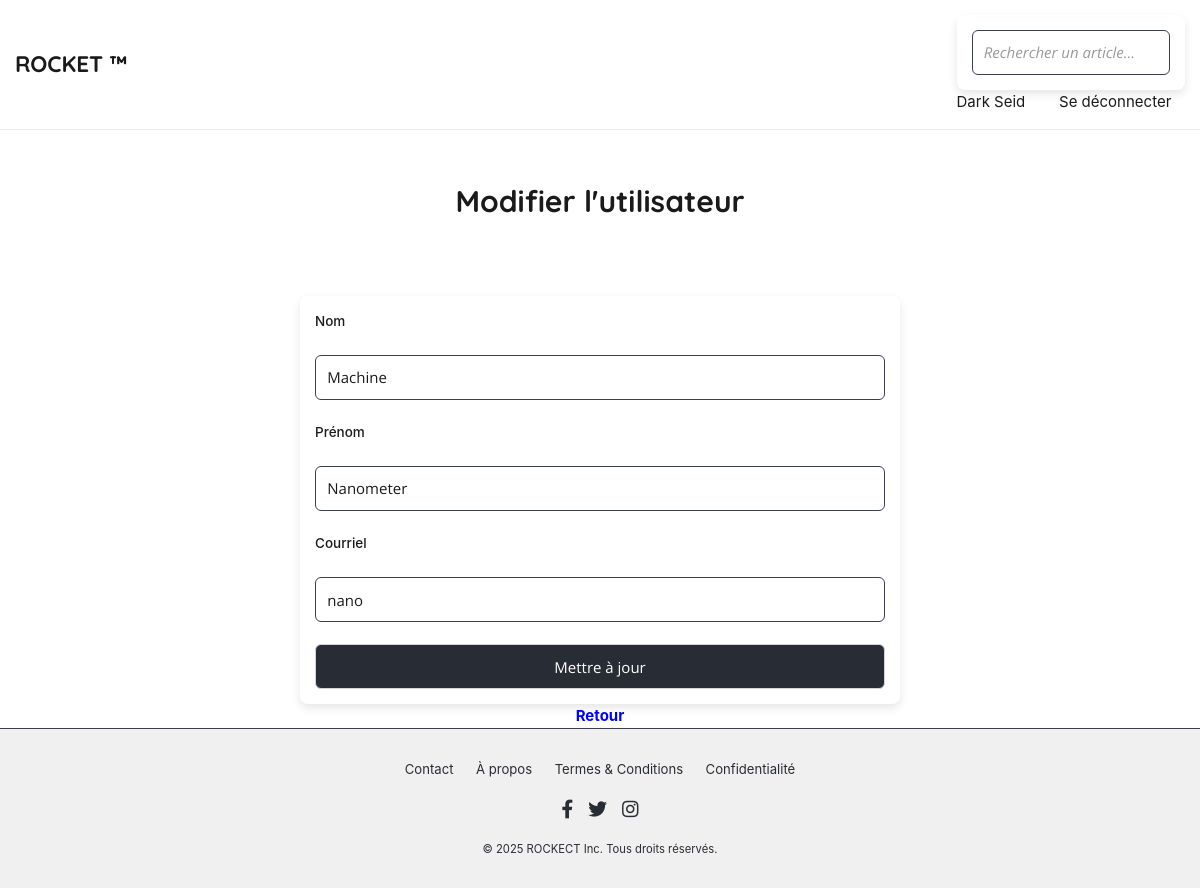
Page /utilisateurs/modifier/2 (signed in) on the committed database.
### tables this page shows
CREATE TABLE utilisateurs (
    id INTEGER PRIMARY KEY AUTOINCREMENT,
    nom TEXT NOT NULL,
    prenom TEXT NOT NULL,
    courriel TEXT UNIQUE NOT NULL,
    avatar_id VARCHAR(32),
    mot_de_passe_hash TEXT NOT NULL,
    mot_de_passe_salt TEXT NOT NULL

);

### app.py (the view, shortened to what this page needs)
@app.route('/utilisateurs/modifier/<int:user_id>', methods=["GET", "POST"])
def modify_user(user_id):
    if 'user_id' not in session:
        return redirect(url_for('signin')), 302
    user = get_db().fetch_user(user_id)
    return render_template('modify_user.html', user=user), 200

### app.py (called while the page is built)
def get_db():
    db = getattr(g, '_database', None)
    if db is None:
        g._database = Database()
    return g._database

@app.teardown_appcontext
def close_connection(exception):
    db = getattr(g, '_database', None)
    if db is not None:
        db.disconnect()

### database.py (called while the page is built)
    def get_connection(self):
        if self.connection is None:
            self.connection = sqlite3.connect('db/database.db')
        return self.connection

    def disconnect(self):
        if self.connection is not None:
            self.connection.close()
            self.connection = None

    def fetch_user(self, user_id):
        connection = self.get_connection()
        cursor = connection.cursor()
        cursor.execute("SELECT id, nom, prenom, courriel, avatar_id"
                       " FROM utilisateurs WHERE id = ?", (user_id,))
        user_data = cursor.fetchone()
        return {
            'id': user_data[0],
            'nom': user_data[1],
            'prenom': user_data[2],
            'courriel': user_data[3],
            'avatar_id': user_data[4]
        }

### templates/modify_user.html
{% extends "base.html" %}
{% block content %}
    <div class="container">
        <div class="header">
            <h1 class="page-title">Modifier l'utilisateur</h1>
        </div>
    </div>
    <form action="{{ url_for('modify_user', user_id=user.id) }}" method="POST">
        <label>Nom</label>
        <input type="text" name="nom" value="{{ user.nom }}" required>
        <label>Prénom</label>
        <input type="text" name="prenom" value="{{ user.prenom }}" required>
        <label>Courriel</label>
        <input type="text" name="courriel" value="{{ user.courriel }}" required>
        <button type="submit">Mettre à jour</button>
    </form>
    <div class="action-buttons">
        <a href="{{ url_for('manage_users') }}" class="edit-btn"> Retour</a>
    </div>
{% endblock %}

### static/css/base.css (style rules this page uses)
:root { --color-primary: #282c34; --color-secondary: #3a3f4b; --color-accent: #cccdcc; --color-dark: #1a1a1a; --color-light: #ffffff; --color-placeholder: #9a9a9a; --color-link-hover: #505a6b; --color-error: #b22222; --color-success: #006400; --color-warning: #cc6600; --color-info: #1e90ff; --color-muted: #6b6b6b; --color-border: #d3d3d3; --color-border-light: #e9e9e9; --color-hover-background: #f0f0f0; --color-footer: #f0f0f0; }
*, *::before, *::after { box-sizing: border-box; margin: 0; padding: 0; }
::placeholder { color: var(--color-placeholder); font-style: italic; }
html, body { width: 100%; height: 100%; font-family: -apple-system, BlinkMacSystemFont, "Segoe UI", Roboto, "Helvetica Neue", Arial, "Noto Sans", sans-serif, "Apple Color Emoji", "Segoe UI Emoji", "Segoe UI Symbol", "Noto Color Emoji"; font-size: 15px; color: var(--color-dark); line-height: 1.6; }
body { display: flex; flex-direction: column; align-items: stretch; background-color: var(--color-light); }
h1, h2, h3, h4, h5, h6 { font-family: "Quicksand", sans-serif; margin-bottom: 0.5em; line-height: 1.3; }
a { text-decoration: none; color: var(--color-secondary); transition: color 0.3s; }
.container { margin: 2rem auto; padding: 1.5rem; width: 100%; }
.header { margin-bottom: 1.5rem; text-align: center; }
.page-title { font-size: 2rem; font-family: "Quicksand", sans-serif; color: var(--color-dark); margin-bottom: 0.5rem; }
.action-buttons { display: flex; justify-content: center; gap: 10px; }
.edit-btn { color: blue; text-decoration: none; font-weight: bold; }

### static/css/buttons.css (style rules this page uses)
button { padding: 0.75rem 1.5rem; font-size: 1rem; font-family: "Open Sans", system-ui, sans-serif; color: var(--color-light); background-color: var(--color-primary); border: 1px solid var(--color-border); border-radius: 6px; cursor: pointer; transition: background-color 0.3s, border-color 0.3s; }

### static/css/forms.css (style rules this page uses)
form { width: 100%; max-width: 600px; display: flex; flex-direction: column; gap: 1.5rem; margin: 0 auto; padding: 1rem; box-shadow: 0 4px 10px rgba(0, 0, 0, 0.1); border-radius: 8px; background-color: var(--color-light); box-sizing: border-box; }
label { font-size: 0.9rem; font-weight: 500; color: var(--color-dark); display: flex; flex-direction: row; align-items: center; gap: 0.5rem; }
input[type="text"], input[type="email"], input[type="password"], input[type="tel"], input[type="number"], input[type="date"], input[type="url"], input[type="search"], input[type="color"], select, textarea { width: 100%; padding: 0.75rem; font-size: 1rem; font-family: "Open Sans", system-ui, sans-serif; color: var(--color-dark); border: 1px solid var(--color-secondary); border-radius: 6px; outline: none; transition: border-color 0.2s ease-in-out, box-shadow 0.2s ease-in-out; }

### rows in the picture
utilisateurs: nom "Machine", prenom "Nanometer", courriel "nano"

### other values in the picture
{{ session['prenom'] }} "Dark"
{{ session['nom'] }} "Seid"
